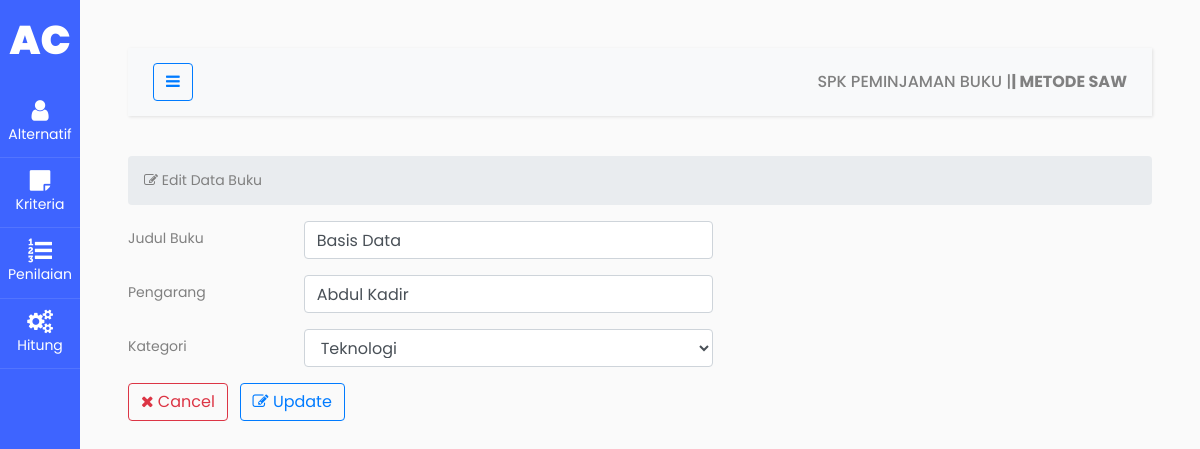
The app's page /edit_buku.php?id_buku=2 with its own data.
### tables this page shows
CREATE TABLE buku (
    id_buku INT PRIMARY KEY,
    judul_buku VARCHAR(150) NOT NULL,
    pengarang VARCHAR(100) NOT NULL,
    penerbit VARCHAR(100) NOT NULL,
    tahun_terbit YEAR NOT NULL,
    kategori VARCHAR(50) NOT NULL,
    jumlah_buku INT NOT NULL
);

### edit_buku.php (the view, shortened to what this page needs)
<!doctype html>
<html lang="en">
<?php include 'components/head.php'; ?>
<body>
<div class="wrapper d-flex align-items-stretch">
<?php include 'components/sidebar.php'; ?>
<div id="content" class="p-4 p-md-5">
<?php include 'components/navbar.php'; ?>
<section id="main-content">
<section class="wrapper">
<div class="row">
  <div class="col-lg-12">
    <ol class="breadcrumb">
      <li><i class="fa fa-edit"></i> Edit Data Buku</li>
    </ol>
  </div>
</div>
<?php
include 'koneksi.php';
$id_buku = (int) $_GET['id_buku'];
?>
<form method="POST">
<?php
$stmt = $conn->prepare("SELECT * FROM buku WHERE id_buku = ?");
$stmt->bind_param("i", $id_buku);
$stmt->execute();
$data = $stmt->get_result();
if ($data->num_rows > 0):
$row = $data->fetch_assoc();
?>
<div class="form-group row">
  <label class="col-sm-2 col-form-label">Judul Buku</label>
  <div class="col-sm-5">
    <input type="text" class="form-control" name="judul_buku"
           value="<?= htmlspecialchars($row['judul_buku']) ?>">
  </div>
</div>
<div class="form-group row">
  <label class="col-sm-2 col-form-label">Pengarang</label>
  <div class="col-sm-5">
    <input type="text" class="form-control" name="pengarang"
           value="<?= htmlspecialchars($row['pengarang']) ?>">
  </div>
</div>
<div class="form-group row">
  <label class="col-sm-2 col-form-label">Kategori</label>
  <div class="col-sm-5">
    <select class="form-control" name="kategori">
      <?php
      $kategoriList = ['Pendidikan','Teknologi','Sains','Sosial','Novel','Lainnya'];
      foreach ($kategoriList as $kat):
      ?>
        <option value="<?= $kat ?>" <?= ($row['kategori']==$kat)?'selected':'' ?>>
          <?= $kat ?>
        </option>
      <?php endforeach; ?>
    </select>
  </div>
</div>
<div class="mt-3">
  <a href="index.php" class="btn btn-outline-danger mr-2">
    <i class="fa fa-close"></i> Cancel
  </a>
  <button type="submit" name="edit" class="btn btn-outline-primary">
    <i class="fa fa-edit"></i> Update
  </button>
</div>
<?php endif; ?>
</form>
</section>
</section>
</div>
</div>
</body>
</html>

### records on screen
buku: judul_buku "Basis Data", pengarang "Abdul Kadir", kategori "Teknologi"
